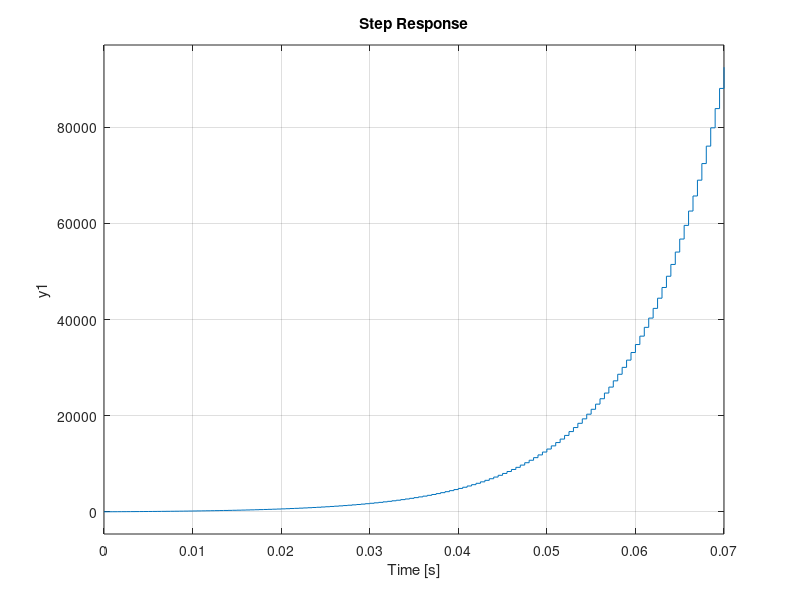

This figure's MATLAB source:
% figure
% disp("Sist a");
% z=[0.5];
% p=[0.9];
% k=[1.8];
% T=[0.25];
% G1=zpk(z,p,k,T)
% step(G1)
% final_value = dcgain(G1) %valoarea finala

% disp("Sist b");
% z=[0];
% p=[0.8, -0.8];
% k=[-0.2];
% T=[2*10^-6];
% G2=zpk(z,p,k,T)
% step(G2)
% final_value = dcgain(G2) %valoarea finala

% disp("Sist c");
% z=[];
% p=[1/2 + (sqrt(3)/2)*j, 1/2 - (sqrt(3)/2)*j];
% k=[1];
% T=[10];
% G3=zpk(z,p,k,T)
% step(G3)
% final_value = dcgain(G3) %valoarea finala

% disp("Sist d");
% z=[0];
% p=[1, 0.3];
% k=[2.5];
% T=[1];
% G4=zpk(z,p,k,T)
% step(G4,10)
% final_value = dcgain(G4) %valoarea finala

disp("Sist e");
z=[-0.2];
p=[1.05];
k=[4];
T=[0.5*10^-3];
G5=zpk(z,p,k,T)
step(G5)
final_value = dcgain(G5) %valoarea finala